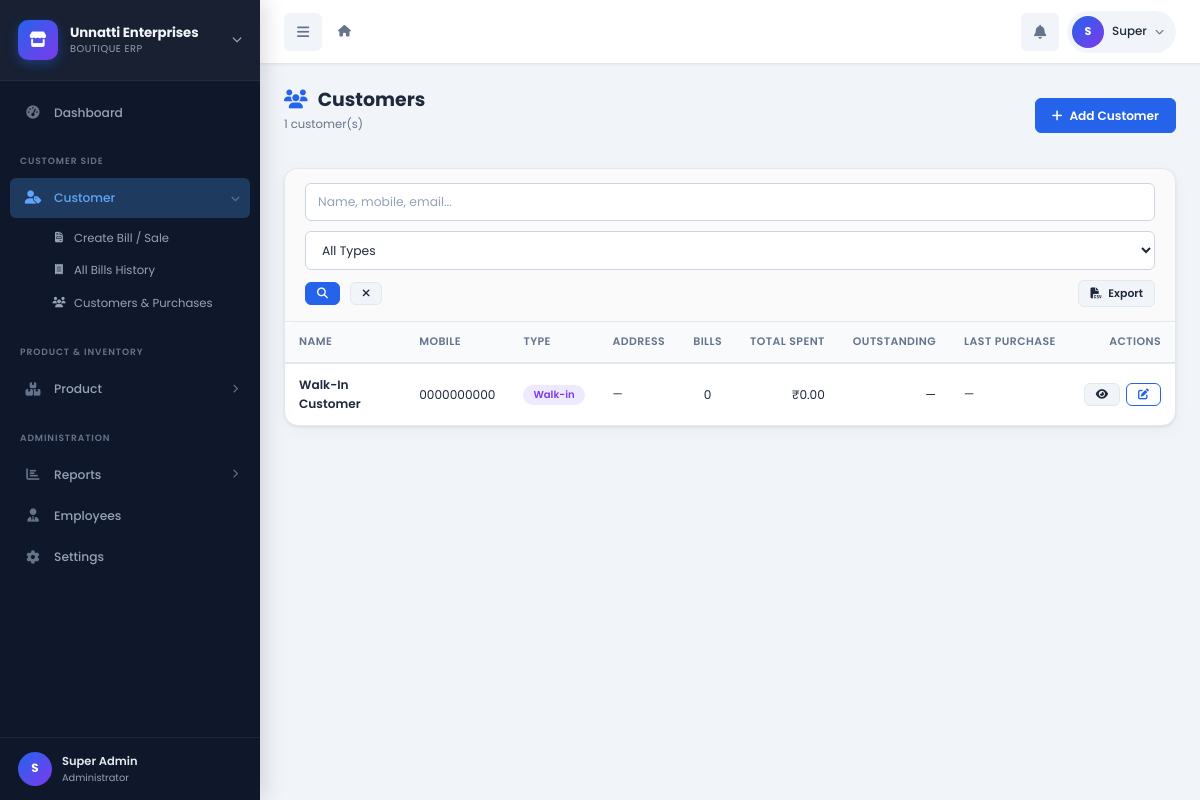
Screenshot of /admin/customers/index.php (signed in) with the database file from the repository.
### tables this page shows
CREATE TABLE IF NOT EXISTS `customers` (
  `id`                  INT AUTO_INCREMENT PRIMARY KEY,
  `name`                VARCHAR(100)  NOT NULL,
  `mobile`              VARCHAR(15)   DEFAULT NULL,
  `email`               VARCHAR(100)  DEFAULT NULL,
  `address`             TEXT,
  `gstin`               VARCHAR(20)   DEFAULT NULL,
  `customer_type`       ENUM('retail','wholesale','walk-in') NOT NULL DEFAULT 'retail',
  `outstanding_balance` DECIMAL(12,2) NOT NULL DEFAULT 0.00,
  `total_purchases`     DECIMAL(14,2) NOT NULL DEFAULT 0.00,
  `notes`               TEXT,
  `created_by`          INT           DEFAULT NULL,
  `status`              ENUM('active','inactive') NOT NULL DEFAULT 'active',
  `created_at`          TIMESTAMP DEFAULT CURRENT_TIMESTAMP,
  `updated_at`          TIMESTAMP DEFAULT CURRENT_TIMESTAMP ON UPDATE CURRENT_TIMESTAMP,
  INDEX `idx_cust_mobile` (`mobile`),
  INDEX `idx_cust_name`   (`name`)
);

### config/database.php (called while the page is built, shortened)
<?php
class Database {
    private static $instance = null;
    private $pdo;
    private function __construct() {
        $dsn     = "mysql:host=" . DB_HOST . ";dbname=" . DB_NAME . ";charset=" . DB_CHARSET;
        $options = [
            PDO::ATTR_ERRMODE            => PDO::ERRMODE_EXCEPTION,
            PDO::ATTR_DEFAULT_FETCH_MODE => PDO::FETCH_ASSOC,
            PDO::ATTR_EMULATE_PREPARES   => false,
            PDO::MYSQL_ATTR_INIT_COMMAND => "SET NAMES utf8mb4 COLLATE utf8mb4_unicode_ci, time_zone='+05:30'",
        ];
        try {
            $this->pdo = new PDO($dsn, DB_USER, DB_PASS, $options);
        } catch (PDOException $e) {
            error_log("DB Connection Error: " . $e->getMessage());
            die(json_encode(['error' => 'Database connection failed. Please check configuration.']));
        }
    }
    public static function getInstance() {
        if (self::$instance === null) {
            self::$instance = new Database();
        }
        return self::$instance;
    }
    public function query($sql, $params = []) {
        $stmt = $this->pdo->prepare($sql);
        $stmt->execute($params);
        return $stmt;
    }
    public function fetchOne($sql, $params = []) {
        return $this->query($sql, $params)->fetch();
    }
    public function fetchAll($sql, $params = []) {
        return $this->query($sql, $params)->fetchAll();
    }
}
function db() {
    return Database::getInstance();
}

### includes/functions.php (called while the page is built, shortened)
<?php
require_once __DIR__ . '/../config/config.php';
function formatCurrency(float $amount, bool $showSymbol = true): string {
    $symbol   = $showSymbol ? getSetting('currency_symbol', '₹') : '';
    $formatted = number_format($amount, 2);
    return $symbol . $formatted;
}
function e($value): string {
    return htmlspecialchars((string)$value, ENT_QUOTES | ENT_HTML5, 'UTF-8');
}
function sanitize(string $input): string {
    return trim(strip_tags($input));
}
function paginate(int $total, int $page, int $perPage = DEFAULT_PAGE_SIZE): array {
    $totalPages = max(1, (int)ceil($total / $perPage));
    $page       = max(1, min($page, $totalPages));
    $offset     = ($page - 1) * $perPage;
    return [
        'total'       => $total,
        'per_page'    => $perPage,
        'page'        => $page,
        'total_pages' => $totalPages,
        'offset'      => $offset,
        'has_prev'    => $page > 1,
        'has_next'    => $page < $totalPages,
    ];
}

### config/config.php (called while the page is built, shortened)
<?php
require_once __DIR__ . '/database.php';
function getSetting(string $key, string $default = ''): string {
    return $_SESSION['_settings'][$key] ?? $default;
}

### admin/customers/index.php (the view, shortened to what this page needs)
<?php
require_once dirname(dirname(__DIR__)) . '/config/config.php';
require_once dirname(dirname(__DIR__)) . '/includes/functions.php';
$search = sanitize($_GET['search'] ?? '');
$page   = max(1, (int)($_GET['page'] ?? 1));
$where = ['c.status=\'active\'']; $params = [];
$w = implode(' AND ', $where);
$total = db()->fetchOne("SELECT COUNT(*) AS c FROM customers c WHERE $w", $params)['c'];
$pagination = paginate($total, $page);
$customers = db()->fetchAll(
    "SELECT c.*,
            COUNT(s.id) AS total_bills,
            COALESCE(SUM(s.grand_total),0) AS total_spent,
            MAX(s.sale_date) AS last_purchase
     FROM customers c
     LEFT JOIN sales s ON s.customer_name=c.name AND s.status='active'
     WHERE $w GROUP BY c.id ORDER BY c.name ASC
     LIMIT " . DEFAULT_PAGE_SIZE . " OFFSET {$pagination['offset']}",
    $params
);
include dirname(dirname(__DIR__)) . '/includes/header.php';
?>
<div class="page-header">
  <div class="page-header-left">
    <h1 class="page-title"><i class="fas fa-users text-primary" style="margin-right:10px"></i>Customers</h1>
    <p class="page-subtitle"><?= number_format($total) ?> customer(s)</p>
  </div>
  <div class="page-header-right">
    <a href="<?= APP_URL ?>/admin/customers/add.php" class="btn btn-primary"><i class="fas fa-plus"></i> Add Customer</a>
  </div>
</div>
<div class="card">
  <form method="GET" class="table-filters">
    <input type="text" name="search" class="form-control" placeholder="Name, mobile, email..." value="<?= e($search) ?>">
    <select name="type" class="form-select">
      <option value="">All Types</option>
    </select>
    <button type="submit" class="btn btn-primary btn-sm"><i class="fas fa-search"></i></button>
    <a href="<?= APP_URL ?>/admin/customers/index.php" class="btn btn-light btn-sm"><i class="fas fa-times"></i></a>
    <button type="button" class="btn btn-light btn-sm" onclick="exportTableToCSV('custTable','customers')" style="margin-left:auto"><i class="fas fa-file-csv"></i> Export</button>
  </form>
  <div class="table-wrapper">
    <table id="custTable">
      <thead>
        <tr><th>Name</th><th>Mobile</th><th>Type</th><th>Address</th><th class="text-center">Bills</th><th class="text-right">Total Spent</th><th class="text-right">Outstanding</th><th>Last Purchase</th><th class="text-right no-print">Actions</th></tr>
      </thead>
      <tbody>
        <?php if (empty($customers)): ?>
        <tr><td colspan="9"><div class="empty-state"><i class="fas fa-users"></i><h4>No customers found</h4><p>Add your first customer.</p><a href="<?= APP_URL ?>/admin/customers/add.php" class="btn btn-primary mt-3"><i class="fas fa-plus"></i> Add Customer</a></div></td></tr>
        <?php else: foreach ($customers as $c): ?>
        <tr>
          <td>
            <div style="font-weight:600"><?= e($c['name']) ?></div>
          </td>
          <td><?= e($c['mobile'] ?? '—') ?></td>
          <td><span class="badge badge-secondary"><?= ucfirst(e($c['customer_type'])) ?></span></td>
          <td style="font-size:0.82rem;max-width:160px;overflow:hidden;text-overflow:ellipsis;white-space:nowrap"><?= e($c['address'] ?? '—') ?></td>
          <td class="text-center"><?= $c['total_bills'] ?></td>
          <td class="text-right"><?= formatCurrency($c['total_spent']) ?></td>
          <td class="text-right <?= $c['outstanding_balance'] > 0 ? 'text-danger text-bold' : '' ?>">
            <?= $c['outstanding_balance'] > 0 ? formatCurrency($c['outstanding_balance']) : '—' ?>
          </td>
          <td style="font-size:0.82rem"><?= $c['last_purchase'] ? formatDate($c['last_purchase']) : '—' ?></td>
          <td class="text-right no-print">
            <div class="table-actions">
              <a href="<?= APP_URL ?>/admin/customers/view.php?id=<?= $c['id'] ?>" class="btn btn-sm btn-light" title="View"><i class="fas fa-eye"></i></a>
              <a href="<?= APP_URL ?>/admin/customers/edit.php?id=<?= $c['id'] ?>" class="btn btn-sm btn-outline-primary" title="Edit"><i class="fas fa-edit"></i></a>
            </div>
          </td>
        </tr>
        <?php endforeach; endif; ?>
      </tbody>
    </table>
  </div>
</div>
<?php include dirname(dirname(__DIR__)) . '/includes/footer.php'; ?>

### rows the page displays
customers: name "Walk-In Customer", mobile "0000000000", customer_type "Walk-in", address "—", total_bills "0", total_spent "₹0.00"

### other values shown
$businessName "Unnatti Enterprises"
substr($user['name'] ?? 'A', 0, 1) "S"
$user['name'] "Super Admin"
substr($user['name'], 0, 1) "S"
explode(' ', $user['name'])[0] "Super"
$total "1"
